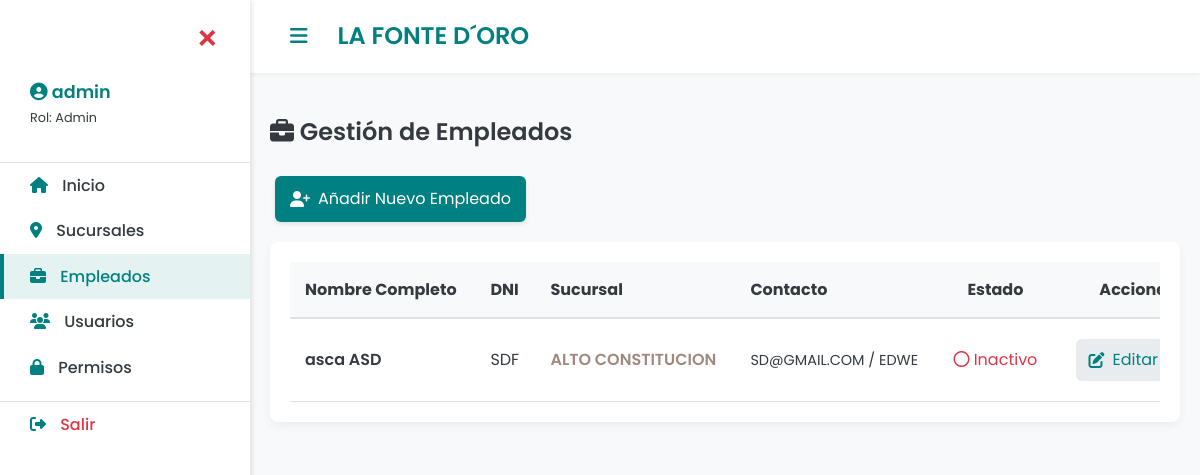
Before: /employees (signed in) with the older database file.
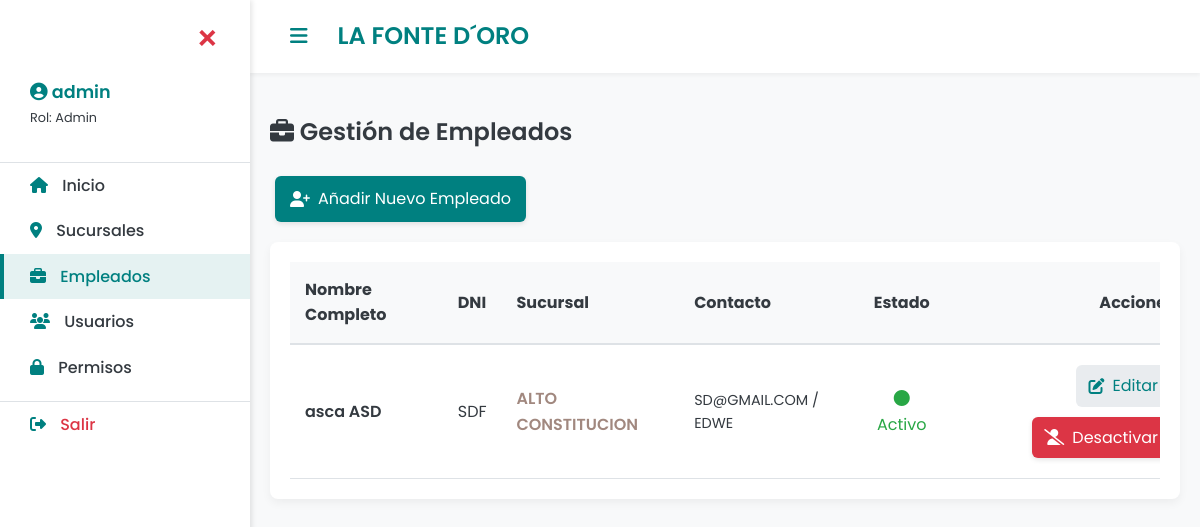
After: the same page with the newer database file.
### run.py (models this page shows)
class Employee(db.Model):
    __tablename__ = 'employee'
    id = db.Column(db.Integer, primary_key=True)
    first_name = db.Column(db.String(80), nullable=False)
    last_name = db.Column(db.String(80), nullable=False)
    dni = db.Column(db.String(20), unique=True, nullable=False)
    phone = db.Column(db.String(20))
    email = db.Column(db.String(120), unique=True)
    hiring_date = db.Column(db.Date) # Fecha de Contratación
    is_active = db.Column(db.Integer, default=1)
    branch_id = db.Column(db.Integer, db.ForeignKey('branch.id'))
    branch = db.relationship('Branch')

class Branch(db.Model):
    __tablename__ = 'branch'
    id = db.Column(db.Integer, primary_key=True)
    name = db.Column(db.String(100), unique=True, nullable=False)
    address = db.Column(db.String(200))
    city = db.Column(db.String(80))
    is_active = db.Column(db.Integer, default=1) # 1: Activa, 0: Desactivada

### run.py (the view)
@app.route('/employees')
@requires_permission
def manage_employees():
    employees = db.session.query(Employee).order_by(Employee.last_name).all()
    return render_template('employees_list.html', employees=employees)

### run.py (called while the page is built, shortened)
def check_permission(role, endpoint):
    if role == 'admin':
        return True

def requires_permission(f):
    @wraps(f)
    def decorated_function(*args, **kwargs):
        if not session.get('logged_in'):
             return redirect(url_for('login'))
        user_role = session.get('role')
        required_endpoint = f.__name__
        if not check_permission(user_role, required_endpoint):
            flash(f"Acceso denegado. Tu rol '{user_role.capitalize()}' no tiene permiso para acceder a {required_endpoint.replace('_', ' ').title()}.", 'danger')
            return redirect(url_for('index'))
        return f(*args, **kwargs)
    return decorated_function

### templates/employees_list.html (shortened to what this page needs)
{% extends "base.html" %}
{% block content %}
    <h2><i class="fas fa-briefcase"></i> Gestión de Empleados</h2>
    <a href="{{ url_for('employee_form') }}" class="btn btn-primary" style="margin-bottom: 20px;">
        <i class="fas fa-user-plus"></i> Añadir Nuevo Empleado
    </a>
    <div class="card">
        <div style="overflow-x: auto;">
            <table style="width: 100%; border-collapse: collapse; min-width: 900px;">
                <thead>
                    <tr style="border-bottom: 2px solid var(--subtle-border); background-color: var(--background-light);">
                        <th style="padding: 15px; text-align: left;">Nombre Completo</th>
                        <th style="padding: 15px; text-align: left;">DNI</th>
                        <th style="padding: 15px; text-align: left;">Sucursal</th>
                        <th style="padding: 15px; text-align: left;">Contacto</th>
                        <th style="padding: 15px; text-align: center;">Estado</th>
                        <th style="padding: 15px; text-align: right;">Acciones</th>
                    </tr>
                </thead>
                <tbody>
                    {% for employee in employees %}
                    <tr style="border-bottom: 1px solid var(--subtle-border); transition: background-color 0.2s;">
                        <td style="padding: 15px; font-weight: 600;">{{ employee.first_name }} {{ employee.last_name }}</td>
                        <td style="padding: 15px;">{{ employee.dni }}</td>
                        <td style="padding: 15px; color: var(--secondary-color); font-weight: 600;">{{ employee.branch.name if employee.branch else 'N/A' }}</td>
                        <td style="padding: 15px; font-size: 0.9rem;">{{ employee.email }} / {{ employee.phone }}</td>
                        <td style="padding: 15px; text-align: center;">
                            {% if employee.is_active %}
                                <span style="color: var(--success-color);"><i class="fas fa-circle"></i> Activo</span>
                            {% else %}
                                <span style="color: var(--danger-color);"><i class="far fa-circle"></i> Inactivo</span>
                            {% endif %}
                        </td>
                        <td style="padding: 15px; text-align: right;">
                            <a href="{{ url_for('employee_form', employee_id=employee.id) }}" class="btn" style="background-color: #E9ECEF; color: var(--primary-color); box-shadow: none; padding: 8px 12px;">
                                <i class="fas fa-edit"></i> Editar
                            </a>
                            {% if employee.is_active %}
                                <a href="{{ url_for('deactivate_employee_route', employee_id=employee.id) }}" class="btn btn-danger" onclick="return confirm('¿Estás seguro de DESACTIVAR a {{ employee.first_name }}?');" style="padding: 8px 12px;">
                                    <i class="fas fa-user-slash"></i> Desactivar
                                </a>
                            {% endif %}
                        </td>
                    </tr>
                    {% else %}
                    <tr><td colspan="6" style="text-align: center; padding: 20px; color: var(--primary-color);">No hay empleados registrados.</td></tr>
                    {% endfor %}
                </tbody>
            </table>
        </div>
    </div>
{% endblock %}

Changed rows visible on the page:
changed Employee "asca": is_active "Inactivo" → "Activo Desactivar"
